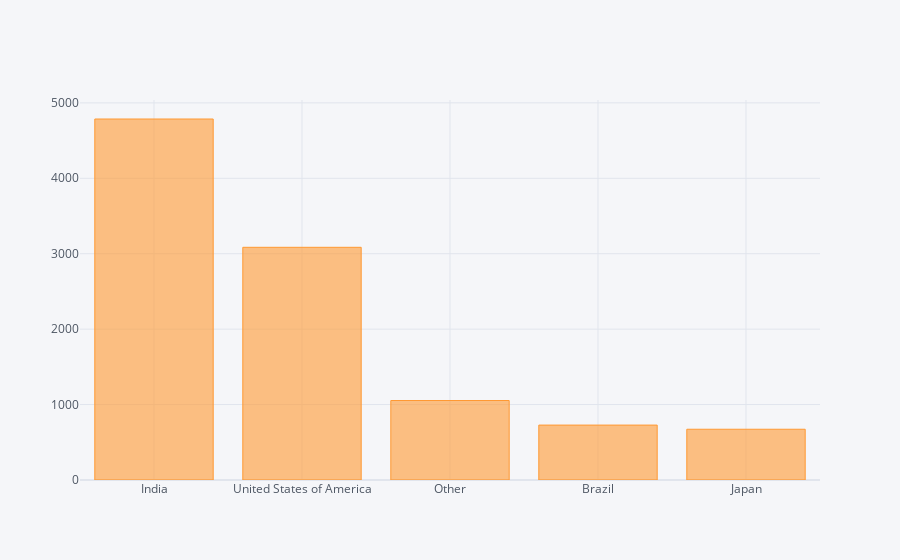

Source (notebook cell):
### Code cell
mcr2['Q3'].value_counts()[:5].iplot(kind='bar')

### Figure 1 — Plotly figure (JSON) as saved in the notebook; plotly's stock layout.template omitted (floating-point values rounded to 4 significant figures)
{"data": [{"marker": {"color": "rgba(255, 153, 51, 0.6)", "line": {"color": "rgba(255, 153, 51, 1.0)", "width": 1}}, "name": "Q3", "orientation": "v", "text": "", "type": "bar", "x": ["India", "United States of America", "Other", "Brazil", "Japan"], "y": [4786, 3085, 1054, 728, 673]}], "layout": {"legend": {"bgcolor": "#F5F6F9", "font": {"color": "#4D5663"}}, "paper_bgcolor": "#F5F6F9", "plot_bgcolor": "#F5F6F9", "title": {"font": {"color": "#4D5663"}}, "xaxis": {"gridcolor": "#E1E5ED", "showgrid": true, "tickfont": {"color": "#4D5663"}, "title": {"font": {"color": "#4D5663"}, "text": ""}, "zerolinecolor": "#E1E5ED"}, "yaxis": {"gridcolor": "#E1E5ED", "showgrid": true, "tickfont": {"color": "#4D5663"}, "title": {"font": {"color": "#4D5663"}, "text": ""}, "zerolinecolor": "#E1E5ED"}}}
